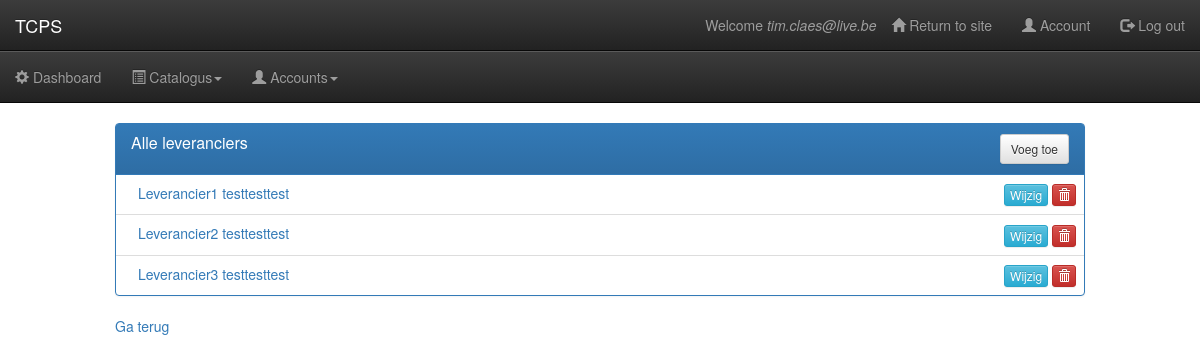
The page /products/dashboard/leverancier/list/ (signed in) on the database as committed earlier.
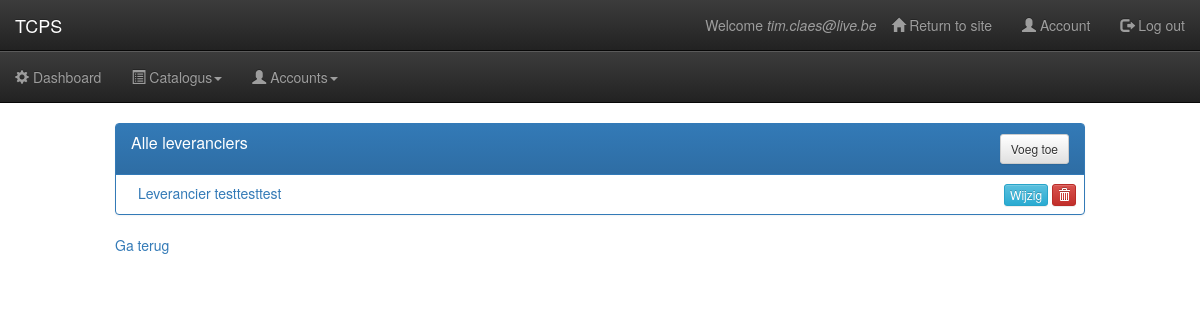
The same page on the database as committed later.
### catalogue/models.py (models this page shows)
class MetaOptionsMixin(object):
 	def get_verbose_name(self):
 		return self._meta.verbose_name
  	def get_verbose_name_plural(self):
 		return self._meta.verbose_name_plural
	def get_class_name(self):
		return self._meta.object_name

class Supplier(MetaOptionsMixin, models.Model):
	name = models.CharField(_('Naam'), max_length=255, unique=True)
	slug = models.CharField(_('Slug'), max_length=255, unique=False)
	description = models.TextField(_('Description'), null=True, blank=True)
	website = models.URLField(blank=True)
	logo = models.ImageField(max_length=255, blank=True)
	class Meta:
		app_label = 'catalogue'
		ordering = ['name']
		verbose_name = _('leverancier')
		verbose_name_plural = _('leveranciers')
	def __unicode__(self):
		return self.name
	def __str__(self):
		return self.name

### catalogue/views.py (the view)
class SupplierListView(ListView):
	model = Supplier
	context_object_name = 'item_list'
	template_name = 'item_list.html'
	def get_queryset(self):
		return Supplier.objects.all()
	def get_context_data(self, **kwargs):
		ctx = super(SupplierListView, self).get_context_data(**kwargs)
		ctx['modelname'] = 'leverancier'
		return ctx

### catalogue/templates/item_list.html (shortened to what this page needs)
{% extends 'dashboard_layout.html' %}
{% load staticfiles crispy_forms_tags %}
{% block content %}
<div class="container-fluid">
	<div class="row">
		<div class="col-md-10 col-md-offset-1">
			<div class="panel panel-primary">
				<div class="panel-heading clearfix">
					<h5 class="panel-title pull-left">Alle {{ item_list.0.get_verbose_name_plural }}</h5>
					<div class="pull-right">
                        <a href="/products/dashboard/{{ modelname | lower }}/new/" class="btn btn-default btn-sm">Voeg toe</a>
                	</div>
				</div>
                <table class="table table-hover">
                    <tbody>
                    	{% for item in item_list %}
                        <tr>
                            <td>
                                &emsp;<a href="#">{{ item.name | capfirst }} testtesttest {{ item.username}}</a>
                            </td>
                            <td class="text-right text-nowrap">
                            	<a class="btn btn-info btn-xs" href="/products/dashboard/{{ modelname }}/update/{{ item.slug }}" role="button">Wijzig</a>
                            	<a id="item-{{ item.slug }}" class="btn btn-danger btn-xs modalDelete" data-toggle="modal" role="button" data-target="#myModaal">
                            		<span class="glyphicon glyphicon-trash"></span>
                        		</a>
                            </td>
                        </tr>
                        {% empty %}
                        	<tr>
                        		<td>
                        			Deze lijst is leeg, gelieve items toe te voegen
                        		</td>
                        	</tr>
                    	{% endfor %}
                    </tbody>
                </table>
			</div>
		</div>
	</div>
	<div class="row">
		<div class="col-md-10 col-md-offset-1">
			<a href="{{request.META.HTTP_REFERER}}">Ga terug</a>
		</div>
	</div>
</div>
{% endblock content %}

Rows that differ between the two databases and show on the page:
removed Supplier: name "Leverancier2"
removed Supplier: name "Leverancier3"
changed Supplier "leveranciers": name "Leverancier1" → "Leverancier"
